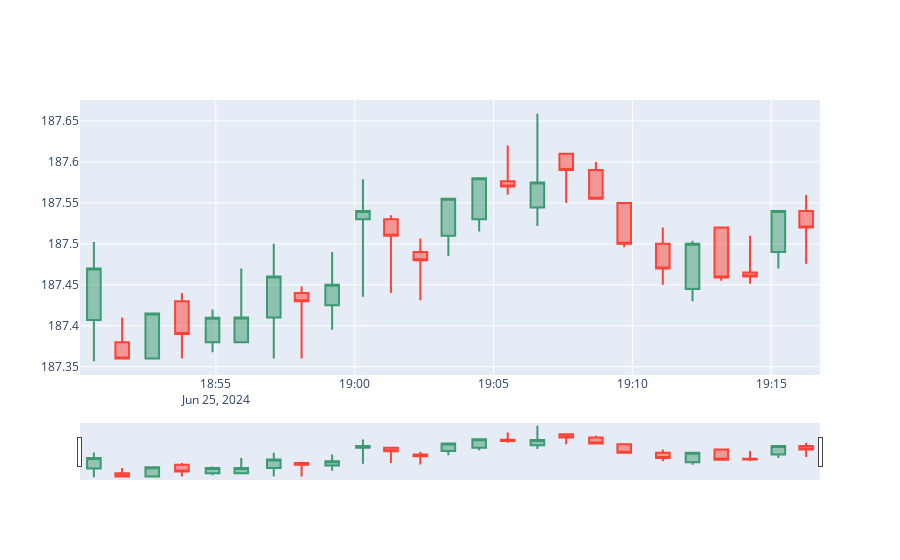
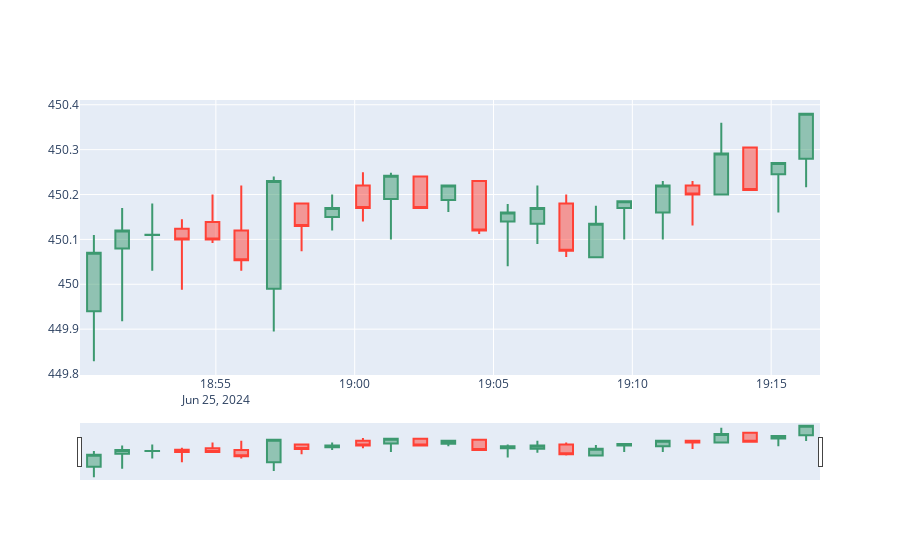
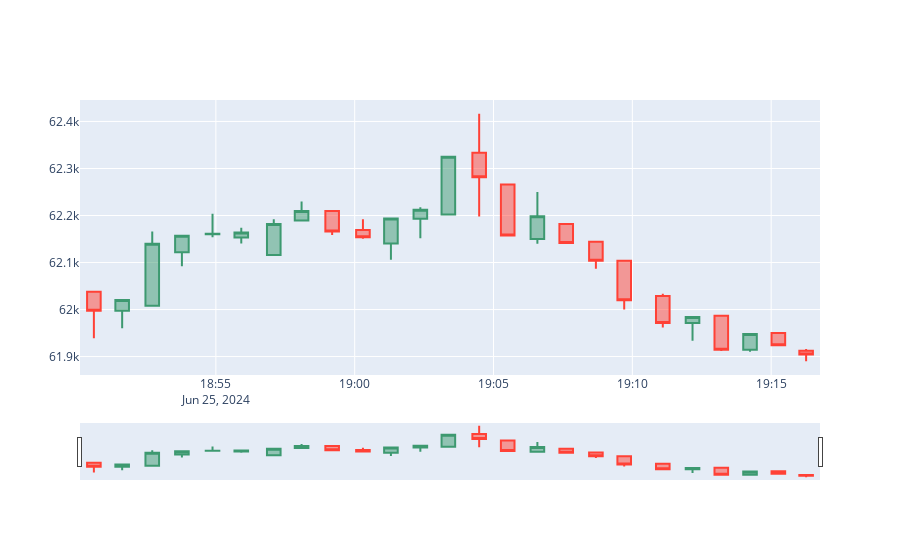
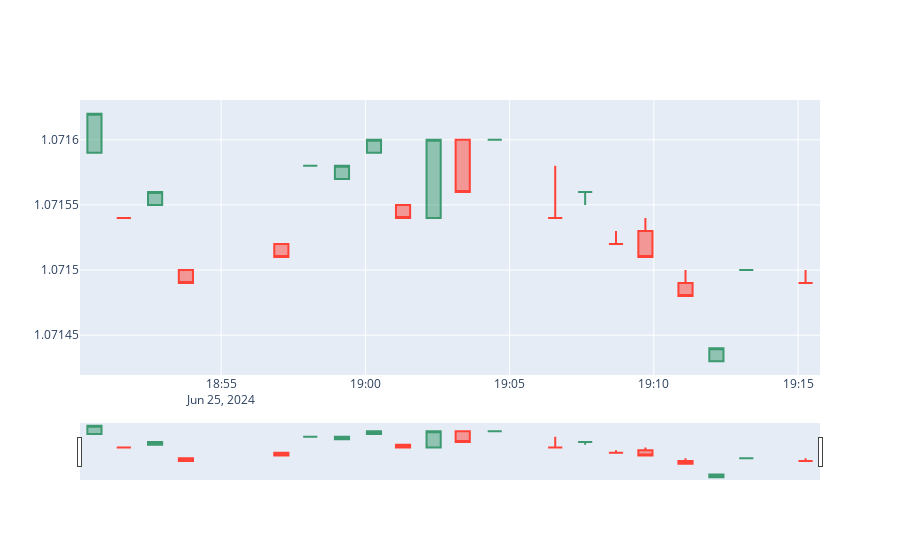

Notebook cell for these charts, in order:
### Code cell
def candlestickPlot(df):
    df = df[df['NumTransactions'] != 0]
    df['Date'] = pd.to_datetime(df['Timestamp'], unit='ms')

    fig = go.Figure(data=[go.Candlestick(x=df['Date'],
                    open=df['Open'],
                    high=df['High'],
                    low=df['Low'],
                    close=df['Close'])])

    fig.show()


candlestickPlot(df_candlestick['amzn'])
candlestickPlot(df_candlestick['msft'])
candlestickPlot(df_candlestick['binance'])
candlestickPlot(df_candlestick['icm'])
